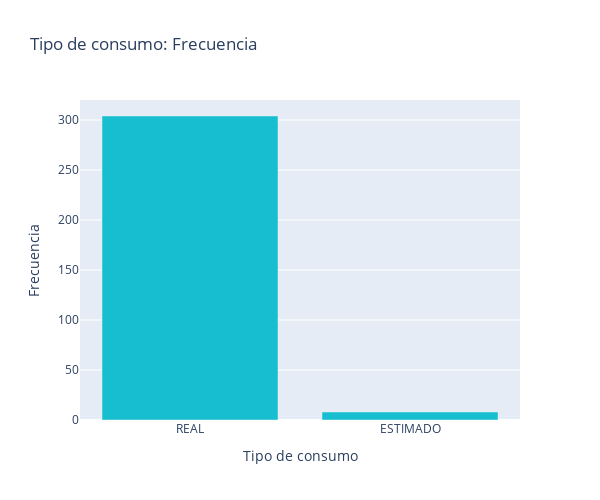

The code cell stored with this chart in its notebook:
### Markdown cell above
- Tipo de consumo por periodo

### Code cell
fig=px.bar(DATOS['TIPO CONSUMO'].value_counts().sort_index(),
           x=DATOS['TIPO CONSUMO'].value_counts().index,
           y=DATOS['TIPO CONSUMO'].value_counts().values,
           labels={'x':'Tipo de consumo', 'y':'Frecuencia'},
           title='Tipo de consumo: Frecuencia',
           color_discrete_sequence=['#17becf']).update_layout(xaxis_title='Tipo de consumo',
                                            yaxis_title='Frecuencia',
                                            xaxis=dict(categoryorder='total descending'),
                                            height=500, width=600).show()

### Figure 1 — Plotly figure (JSON) as saved in the notebook; plotly's stock layout.template omitted (floating-point values rounded to 4 significant figures)
{"data": [{"alignmentgroup": "True", "hovertemplate": "Tipo de consumo=%{x}<br>Frecuencia=%{y}<extra></extra>", "legendgroup": "", "marker": {"color": "#17becf", "pattern": {"shape": ""}}, "name": "", "offsetgroup": "", "orientation": "v", "showlegend": false, "textposition": "auto", "type": "bar", "x": ["REAL", "ESTIMADO"], "xaxis": "x", "y": [304, 8], "yaxis": "y"}], "layout": {"barmode": "relative", "height": 500, "legend": {"tracegroupgap": 0}, "title": {"text": "Tipo de consumo: Frecuencia"}, "width": 600, "xaxis": {"anchor": "y", "categoryorder": "total descending", "domain": [0, 1], "title": {"text": "Tipo de consumo"}}, "yaxis": {"anchor": "x", "domain": [0, 1], "title": {"text": "Frecuencia"}}}}
